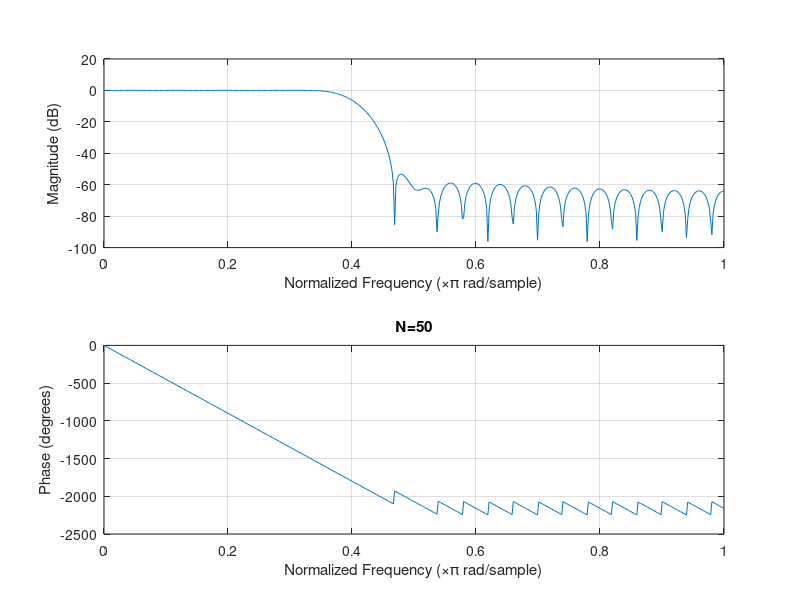
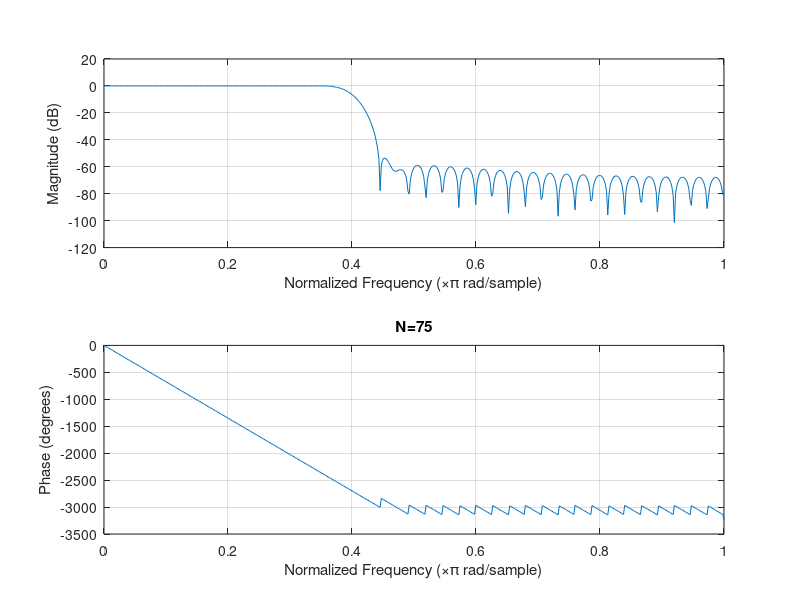
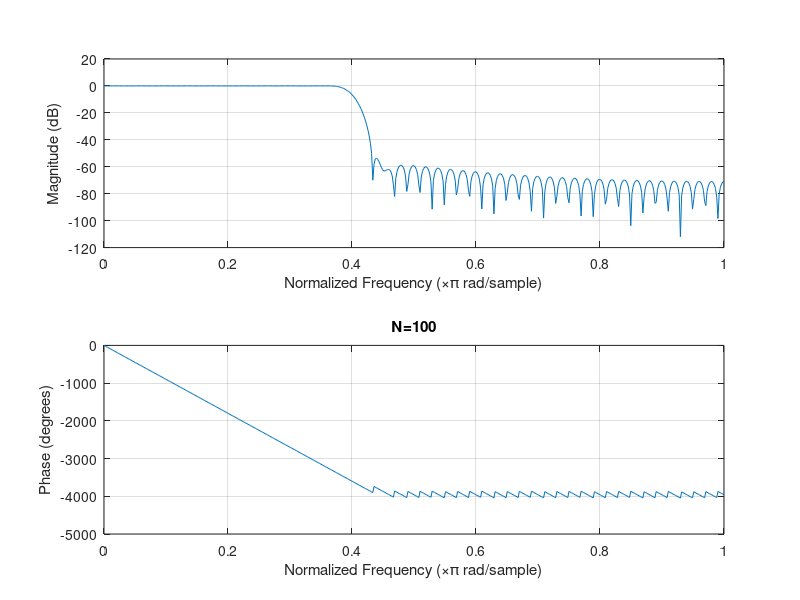
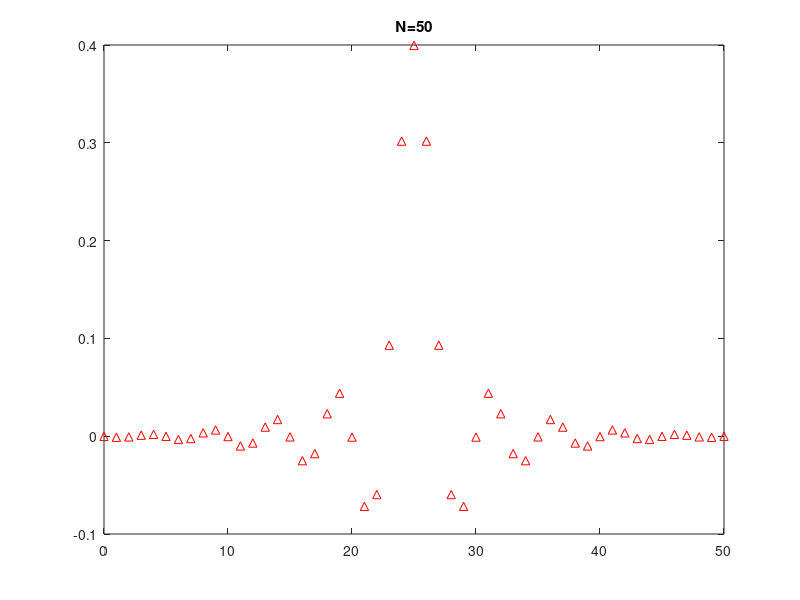

Here is the MATLAB script that generated these plots, in order:
clear all
Fs=5000; 
Ts=1/Fs; 
Ns=512; 
t=[0:Ts:Ts*(Ns-1)]; 
f1=1000;

x=sin(2*pi*f1*t); 

grid on;

N=50;
N1=75;
N2=100;

W=[0.4]; 

wndFunction = @hamming;
B=fir1(N,W, wndFunction(N + 1));
C=fir1(N1,W, wndFunction(N1 + 1));
D=fir1(N2,W, wndFunction(N2 + 1));
A=1; 

freqz(B,A);
title('N=50')
figure
freqz(C,A);
title('N=75')
figure
freqz(D,A);
title('N=100')
figure
impz(B, A);
title('N=50')
figure
impz(C, A);
title('N=75')
figure
impz(D, A);
title('N=100')